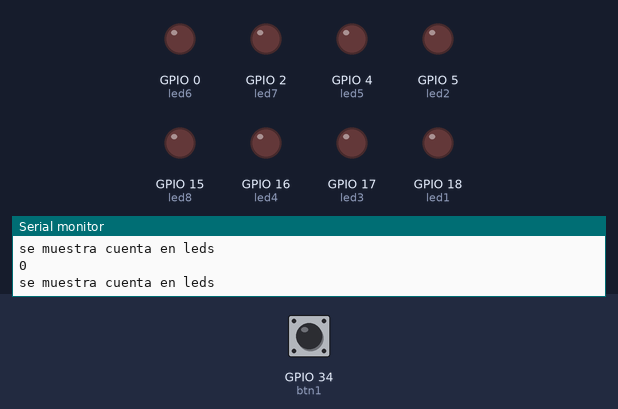
The program below on a simulated ESP32. Shown: output pins drawn as LEDs (lit = HIGH), the last lines printed to the serial monitor. The inputs (shaded band) are chosen by the test bench; at power-on: GPIO 34 (btn1) HIGH.

Above: at 1.2 s.
1.3 s: GPIO 34 (btn1) pulled LOW for 3.2 s
At 2.2 s:
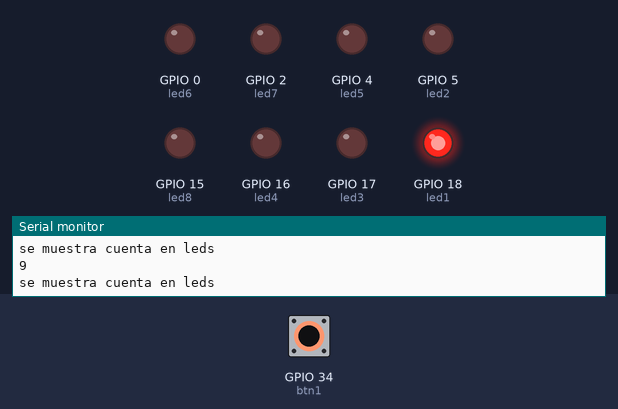
At 4.8 s:
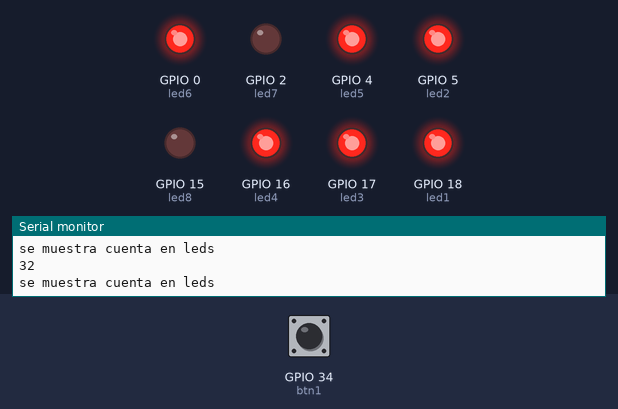
6.0 s: GPIO 34 (btn1) pulled LOW for 1 s
At 7.3 s:
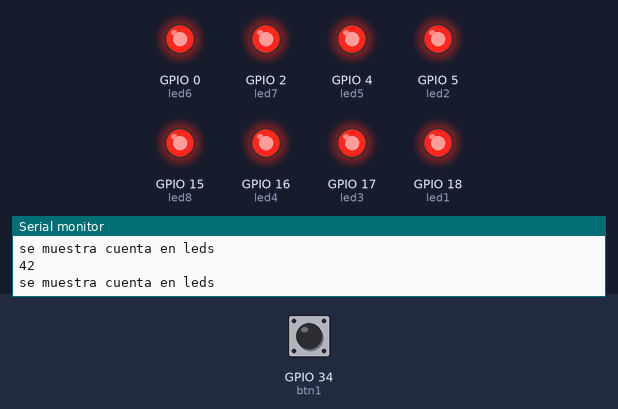
Timing chart, 0 to 9.0 s (numbered marks = the images above; inputs shaded):
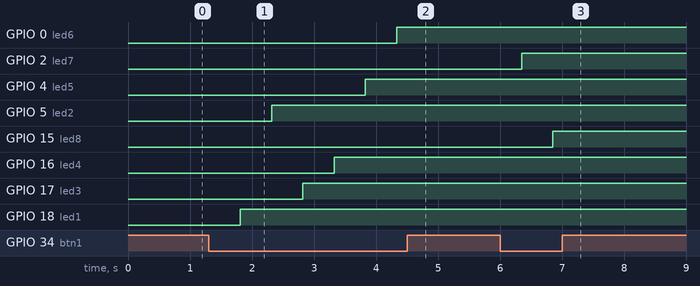

Measured:
- after the input at 1.3 s, GPIO 0 (led6): LOW → HIGH after 3.0 s; GPIO 4 (led5): LOW → HIGH after 2.5 s; GPIO 5 (led2): LOW → HIGH after 1.0 s; GPIO 16 (led4): LOW → HIGH after 2.0 s; GPIO 17 (led3): LOW → HIGH after 1.5 s
- after the input at 6.0 s, GPIO 2 (led7): LOW → HIGH after 0.35 s; GPIO 15 (led8): LOW → HIGH after 0.85 s

The program:

main.cpp
```cpp
#include <Arduino.h>

#define btn1 34
#define led1 18
#define led2 5
#define led3 17
#define led4 16
#define led5 4
#define led6 0
#define led7 2
#define led8 15
#define T_debounce 500

int cuenta = 0;

void mostrar_cuenta(){

  Serial.println("se muestra cuenta en leds");

  if(cuenta > 5)
    digitalWrite(led1, HIGH);
  if(cuenta > 10)
    digitalWrite(led2, HIGH);
  if(cuenta > 15)
    digitalWrite(led3, HIGH);
  if(cuenta > 20)
    digitalWrite(led4, HIGH);
  if(cuenta > 25)
    digitalWrite(led5, HIGH);
  if(cuenta > 30)
    digitalWrite(led6, HIGH);
  if(cuenta > 35)
    digitalWrite(led7, HIGH);
  if(cuenta > 40)
    digitalWrite(led8, HIGH);
  if(cuenta > 45){
    digitalWrite(led1, LOW);
    digitalWrite(led2, LOW);
    digitalWrite(led3, LOW);
    digitalWrite(led4, LOW);
    digitalWrite(led5, LOW);
    digitalWrite(led6, LOW);
    digitalWrite(led7, LOW);
    digitalWrite(led8, LOW);
    cuenta = 0;
  }

}

bool debounce (bool touch_actual){      //funcion debounce, devuelve true si el el pulsador continua en el mismo
  bool last_t = touch_actual;           //despues de un retardo determinado por T_debounce

  delayMicroseconds(T_debounce);

  touch_actual = digitalRead(btn1);

  if(touch_actual == last_t)
    return true;
  else
    return false;
  }

void setup() {

  Serial.begin(115200);
  pinMode(btn1, INPUT);
  pinMode(led1, OUTPUT);
  pinMode(led2, OUTPUT);
  pinMode(led3, OUTPUT);
  pinMode(led4, OUTPUT);
  pinMode(led5, OUTPUT);
  pinMode(led6, OUTPUT);
  pinMode(led7, OUTPUT);
  pinMode(led8, OUTPUT);

}

void loop(){

bool pulso = debounce(digitalRead(btn1)) & digitalRead(btn1);

if (pulso == 0)
  cuenta++;
Serial.println(cuenta);
mostrar_cuenta();
delay(100);

}
```
